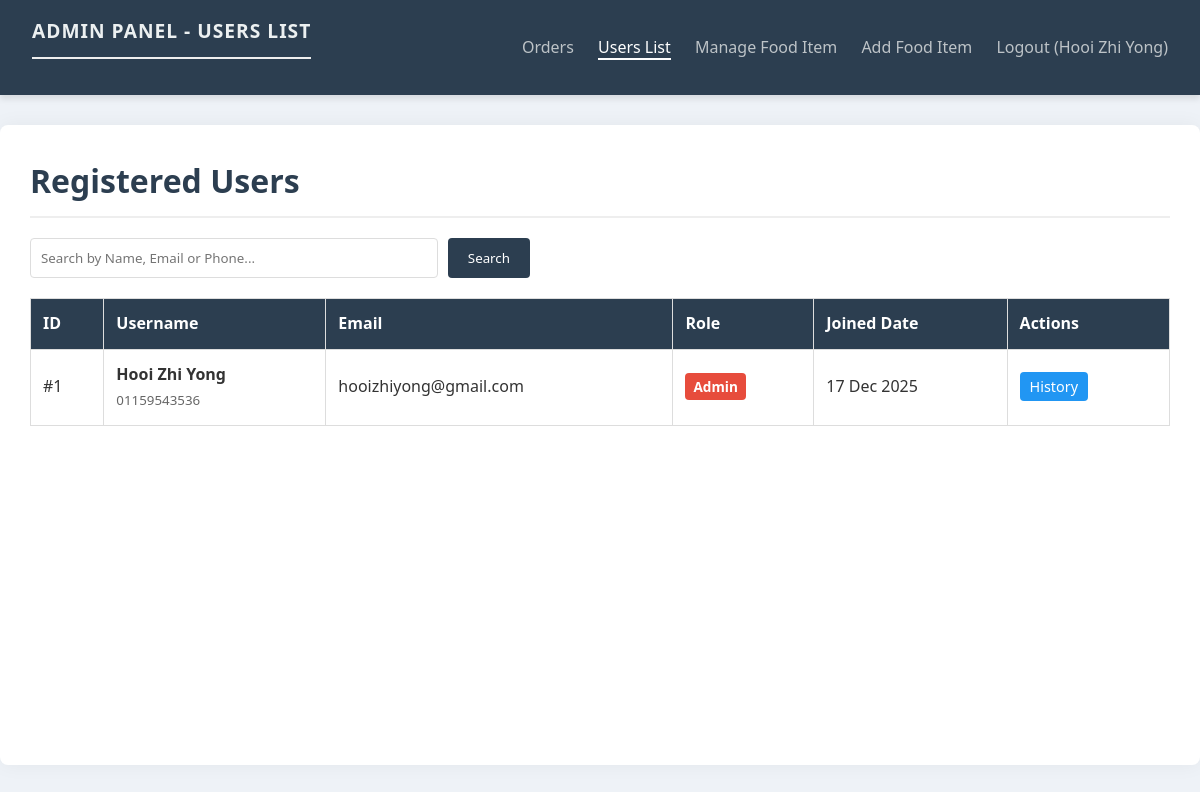
The page /admin/users_list.php (signed in) on the database its author committed.
### tables this page shows
CREATE TABLE IF NOT EXISTS users (
  user_id int(11) NOT NULL AUTO_INCREMENT,
  username varchar(50) NOT NULL,
  email varchar(100) NOT NULL,
  password varchar(255) NOT NULL,
  phone_number varchar(15) DEFAULT NULL,
  address text DEFAULT NULL,
  role enum('customer','admin') DEFAULT 'customer',
  created_at timestamp NOT NULL DEFAULT current_timestamp(),
  PRIMARY KEY (user_id),
  UNIQUE KEY email (email)
);

### admin/users_list.php (the view, shortened to what this page needs)
<?php
include('../config/db_connect.php');
$search = "";
if(isset($_GET['search'])){
    $search = $_GET['search'];
    $safe_search = mysqli_real_escape_string($conn, $search);
    $sql = "SELECT * FROM users
            WHERE username LIKE '%$safe_search%'
            OR email LIKE '%$safe_search%'
            OR phone_number LIKE '%$safe_search%'
            ORDER BY role, created_at DESC";
} else {
    $sql = "SELECT * FROM users ORDER BY role, created_at DESC";
}
$result = mysqli_query($conn, $sql);
?>
<!DOCTYPE html>
<html lang="en">
<head>
    <link rel="stylesheet" href="../assets/admin_style.css">
</head>
<body>
    <nav class="navbar">
        <div class="logo"><h2>Admin Panel - Users List</h2></div>
        <div class="nav-links">
            <a href="view_orders.php">Orders</a>
            <a href="users_list.php" style="color: white; border-bottom: 2px solid white;">Users List</a>
            <a href="manage_food.php">Manage Food Item</a>
            <a href="add_food.php">Add Food Item</a>
            <a href="../logout.php">Logout (<?php echo htmlspecialchars($_SESSION['username']); ?>)</a>
        </div>
    </nav>
    <div class="container">
        <h1>Registered Users</h1>
        <form action="users_list.php" method="GET" class="search-box">
            <input type="text" name="search" placeholder="Search by Name, Email or Phone..." value="<?php echo htmlspecialchars($search); ?>">
            <button type="submit">Search</button>
        </form>
        <?php if(mysqli_num_rows($result) > 0): ?>
            <table>
                <thead>
                    <tr>
                        <th>ID</th>
                        <th>Username</th>
                        <th>Email</th>
                        <th>Role</th>
                        <th>Joined Date</th>
                        <th>Actions</th>
                    </tr>
                </thead>
                <tbody>
                    <?php while($row = mysqli_fetch_assoc($result)): ?>
                        <tr>
                            <td>#<?php echo $row['user_id']; ?></td>
                            <td>
                                <strong><?php echo htmlspecialchars($row['username']); ?></strong><br>
                                <small style="color:#666;"><?php echo htmlspecialchars($row['phone_number']); ?></small>
                            </td>
                            <td><?php echo htmlspecialchars($row['email']); ?></td>
                            <td>
                                <span class="badge badge-<?php echo $row['role']; ?>">
                                    <?php echo ucfirst($row['role']); ?>
                                </span>
                            </td>
                            <td><?php echo date('d M Y', strtotime($row['created_at'])); ?></td>
                            <td>
                                <a href="order_history.php?id=<?php echo $row['user_id']; ?>" class="btn-history">History</a>
                            </td>
                        </tr>
                    <?php endwhile; ?>
                </tbody>
            </table>
        <?php else: ?>
            <div style="padding: 20px; background: #f9f9f9; border: 1px solid #ddd; border-radius: 4px; text-align: center;">
                <p>No users found matching "<strong><?php echo htmlspecialchars($search); ?></strong>".</p>
            </div>
        <?php endif; ?>
    </div>
</body>
</html>

### assets/admin_style.css (style rules this page uses)
* { box-sizing: border-box; margin: 0; padding: 0; font-family: 'Segoe UI', Tahoma, Geneva, Verdana, sans-serif; }
body { background-color: #eef2f7; color: #333; line-height: 1.6; }
.navbar { background-color: #2c3e50; padding: 1rem 2rem; display: flex; justify-content: space-between; align-items: center; color: white; box-shadow: 0 4px 6px rgba(0,0,0,0.1); }
.navbar .logo h2 { color: #ecf0f1; text-transform: uppercase; letter-spacing: 1px; font-size: 1.2rem; }
.navbar a { color: #bdc3c7; text-decoration: none; margin-left: 20px; font-weight: 500; transition: color 0.3s; }
.container { max-width: 1200px; margin: 30px auto; padding: 30px; background: white; min-height: 80vh; border-radius: 8px; box-shadow: 0 0 20px rgba(0,0,0,0.05); }
h1, h2 { color: #2c3e50; margin-bottom: 20px; border-bottom: 2px solid #eee; padding-bottom: 10px; }
table { width: 100%; border-collapse: collapse; margin-top: 20px; background: white; }
th { background-color: #34495e; color: white; padding: 15px; text-align: left; }
td { padding: 15px; border-bottom: 1px solid #eee; }

### admin/users_list.php (style rules this page uses)
table { width: 100%; border-collapse: collapse; background: white; margin-top: 20px; }
th, td { padding: 12px; border: 1px solid #ddd; text-align: left; vertical-align: middle; }
th { background-color: #2c3e50; color: white; }
.badge { padding: 4px 8px; border-radius: 4px; font-size: 0.85em; font-weight: bold; }
.badge-admin { background-color: #e74c3c; color: white; }
.btn-history { background-color: #2196F3; color: white; padding: 5px 10px; text-decoration: none; border-radius: 4px; font-size: 0.9em; margin-right: 5px; }
.search-box { display: flex; gap: 10px; margin-bottom: 20px; max-width: 500px; }
.search-box input { padding: 10px; flex: 1; border: 1px solid #ddd; border-radius: 4px; }
.search-box button { padding: 10px 20px; background: #2c3e50; color: white; border: none; border-radius: 4px; cursor: pointer; }

### rows shown on the page
users: user_id "1", username "Hooi Zhi Yong", phone_number "01159543536", email "hooizhiyong@gmail.com", role "Admin", created_at "17 Dec 2025"

### other values the page prints
$_SESSION['username'] "Hooi Zhi Yong"
